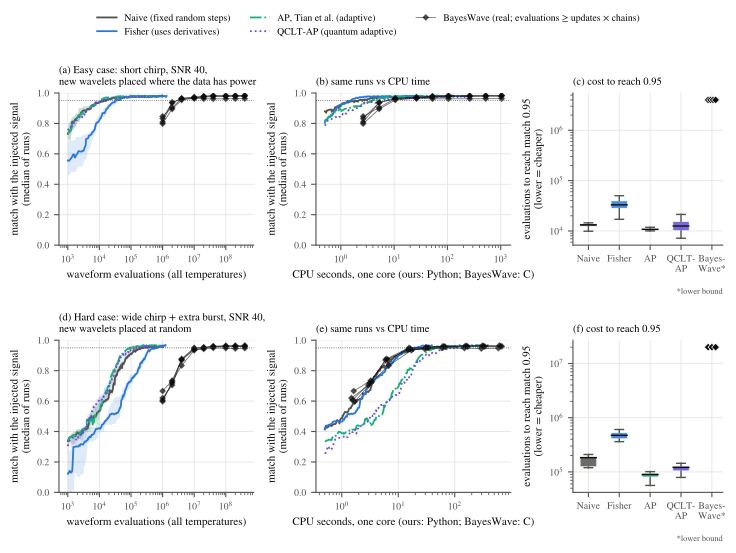

Here is the Python script that generated this plot:
"""Cost-fair comparison: accuracy vs number of waveform evaluations.

On a quantum computer each evaluation of the waveform/likelihood is an oracle call, so that, not the number
of iterations, is the cost that matters. A Fisher move needs the waveform's derivatives (about 20 extra
waveform evaluations per move), while naive, AP and QCLT-AP moves need one. Every sampler gets a similar
budget of waveform evaluations (~1.3 million, summed over all temperatures); AP and QCLT-AP use Tian et al.'s
fixed untuned proposal (not Fisher) for their warm-up and fallback moves, so they are derivative-free.

Samplers: rw (naive: fixed random steps of 1% of each range), fisher, ap_nb (AP, Tian et al.), qclt_nb (QCLT-AP).
Conditions: easy (short chirp, data-driven birth) and hard (wide chirp + burst, random birth), both at SNR 40.

Run:   python3.12 cost_benchmark.py              -> figures/cost_benchmark.pdf
       python3.12 cost_benchmark.py --plot-only
"""
import os
import pickle
import sys
import time
from pathlib import Path

import numpy as np

import tdrjmcmc_qclt as T

SEEDS = 8
ITERS = {"rw": 150_000, "fisher": 12_000, "ap_nb": 150_000, "qclt_nb": 150_000}
METHODS = list(ITERS)
CONDS = [
    dict(name="easy", label="Easy case: short chirp, SNR 40,\nnew wavelets placed where the data has power",
         data="chirp", snr=40.0, birth="tf", kmax=10, tmax=800.0),
    dict(name="hard", label="Hard case: wide chirp + extra burst, SNR 40,\nnew wavelets placed at random",
         data="hard", snr=40.0, birth="prior", kmax=20, tmax=1600.0),
]
OUT = Path(__file__).parent / "figures"
DATA = Path(__file__).parent / "data"
STORE = DATA / "cost_benchmark.pkl"
THRESH = 0.95
NAME = {"rw": "Naive (fixed random steps)", "fisher": "Fisher (uses derivatives)",
        "ap_nb": "AP, Tian et al. (adaptive)", "qclt_nb": "QCLT-AP (quantum adaptive)"}


def _job(args):
    cond, method, seed = args
    T.DATASET, T.SNR_INJ, T.BIRTH, T.K_MAX, T.T_MAX = cond["data"], cond["snr"], cond["birth"], cond["kmax"], cond["tmax"]
    T.T0, T.N_MIN_HIST, T.AP_FALLBACK = 500, 10, "rw"
    n = ITERS[method]
    t0 = time.process_time()
    r = T.run(method, 700 + seed, n, n // 2, record_waves=False)
    step = max(1, n // 6000)                                 # keep ~6000 points per run
    return dict(cond=cond["name"], method=method, seed=seed, match=r["match"][::step].astype(np.float32),
                evals=r["evals"][::step], iters=np.arange(0, n, step), cpu=time.process_time() - t0,
                n=n, total_evals=int(r["evals"][-1]))


def run_all():
    from multiprocessing import Pool
    jobs = [(c, m, s) for c in CONDS for m in METHODS for s in range(SEEDS)]
    jobs.sort(key=lambda j: -ITERS[j[1]])                    # long jobs first
    t = time.time()
    with Pool(8) as pool:                     # 8 workers: memory headroom
        res = pool.map(_job, jobs, chunksize=1)
    print(f"{len(jobs)} runs in {time.time() - t:.0f}s", flush=True)
    with open(STORE, "wb") as f:
        pickle.dump(res, f)


def hit(r):
    i = np.argmax(r["match"] >= THRESH)
    return (r["evals"][i], r["iters"][i], r["cpu"] * r["iters"][i] / r["n"]) if r["match"][i] >= THRESH else (np.nan,) * 3


def plot():
    import matplotlib as mpl
    from matplotlib import pyplot as plt
    with open(STORE, "rb") as f:
        res = pickle.load(f)
    mpl.rcParams.update({
        "font.family": "STIXGeneral", "mathtext.fontset": "stix", "font.size": 8, "axes.labelsize": 8,
        "axes.titlesize": 8.5, "xtick.labelsize": 7, "ytick.labelsize": 7, "legend.fontsize": 7,
        "axes.edgecolor": T.MUTED, "axes.labelcolor": T.INK, "xtick.color": T.MUTED, "ytick.color": T.MUTED,
        "pdf.fonttype": 42, "ps.fonttype": 42,
    })
    fig, axes = plt.subplots(len(CONDS), 3, figsize=(7.4, 2.7 * len(CONDS)),
                             gridspec_kw=dict(width_ratios=[1.3, 1.3, 1]))
    print(f"\nwaveform evaluations to reach match {THRESH} (median over {SEEDS} runs; runs that got there):")
    for row, c in enumerate(CONDS):
        for m in METHODS:
            rr = [r for r in res if r["cond"] == c["name"] and r["method"] == m]
            grid = np.geomspace(1e3, max(r["total_evals"] for r in rr), 300)
            ys = np.array([np.interp(grid, r["evals"], r["match"], left=np.nan, right=np.nan) for r in rr])
            lo, med, hi = np.nanpercentile(ys, [25, 50, 75], axis=0)
            col, ls = T.COLORS[m], T.LSTYLE.get(m, "-")
            axes[row, 0].fill_between(grid, lo, hi, color=col, alpha=0.15, lw=0)
            axes[row, 0].plot(grid, med, ls, color=col, lw=1.3, label=NAME[m])
            ycpu = np.array([np.interp(np.geomspace(0.5, r["cpu"], 300), r["cpu"] * r["iters"] / r["n"], r["match"])
                             for r in rr])
            xcpu = np.geomspace(0.5, np.median([r["cpu"] for r in rr]), 300)
            axes[row, 1].plot(xcpu, np.median(ycpu, axis=0), ls, color=col, lw=1.3)
            h = np.array([hit(r) for r in rr])
            print(f"  [{c['name']}] {NAME[m]:30s} {np.nanmedian(h[:, 0]):12.3g} evals "
                  f"({np.isfinite(h[:, 0]).sum()}/{len(rr)}), {np.nanmedian(h[:, 2]):6.1f} CPU s")
            bp = axes[row, 2].boxplot([h[np.isfinite(h[:, 0]), 0]], positions=[METHODS.index(m)], widths=0.55,
                                      patch_artist=True, showfliers=False, medianprops=dict(color=T.INK, lw=1),
                                      whiskerprops=dict(color=T.MUTED), capprops=dict(color=T.MUTED))
            bp["boxes"][0].set(facecolor=col, alpha=0.85, edgecolor="white")
        # real BayesWave on the same signal (evaluations = model updates x chains: a lower bound)
        import bw_ref
        case = 40 if c["name"] == "easy" else "hard"
        bw_cs = bw_ref.curves(case)
        if bw_cs:
            for k, bc in enumerate(bw_cs):
                axes[row, 0].plot(bc["evals"], bc["match"], "D-", ms=2.5, lw=0.6, color=bw_ref.COLOR, alpha=0.6,
                                  label="BayesWave (real; evaluations ≥ updates × chains)" if k == 0 else None)
                axes[row, 1].plot(bc["cpu"], bc["match"], "D-", ms=2.5, lw=0.6, color=bw_ref.COLOR, alpha=0.6)
            hb = bw_ref.first_hit(case, THRESH, "evals")
            hc = bw_ref.first_hit(case, THRESH, "cpu")
            print(f"  [{c['name']}] {'BayesWave (real, lower bound)':30s} {np.nanmedian(hb):12.3g} evals "
                  f"({np.isfinite(hb).sum()}/{len(hb)}), {np.nanmedian(hc):6.1f} CPU s (compiled C)")
            if np.isfinite(hb).any():                     # few runs at shared checkpoints: show each run
                ok = hb[np.isfinite(hb)]
                axes[row, 2].plot(len(METHODS) + np.linspace(-0.12, 0.12, len(ok)), ok, "D", ms=4,
                                  color=bw_ref.COLOR, mec="white", mew=0.5)
        for ax in axes[row, :2]:
            ax.set_xscale("log")
            ax.set_ylim(0, 1)
            ax.axhline(THRESH, color=T.MUTED, lw=0.6, ls=":")
            ax.set_ylabel("match with the injected signal\n(median of runs)")
        axes[row, 0].set_xlabel("waveform evaluations (all temperatures)")
        axes[row, 1].set_xlabel("CPU seconds, one core (ours: Python; BayesWave: C)")
        axes[row, 0].set_title(f"({'ad'[row]}) {c['label']}", loc="left", fontsize=7.6)
        axes[row, 1].set_title(f"({'be'[row]}) same runs vs CPU time", loc="left", fontsize=7.6)
        ax = axes[row, 2]
        ax.set_yscale("log")
        ax.set_xticks(range(len(METHODS) + 1))
        ax.set_xticklabels(["Naive", "Fisher", "AP", "QCLT-\nAP", "Bayes-\nWave*"])
        ax.text(1.0, -0.32, "*lower bound", transform=ax.transAxes, ha="right", fontsize=6, color=T.MUTED)
        ax.set_ylabel(f"evaluations to reach match {THRESH}\n(lower = cheaper)")
        ax.set_title(f"({'cf'[row]}) cost to reach {THRESH}", loc="left", fontsize=7.6)
        for ax in axes[row]:
            ax.grid(color=T.GRIDC, lw=0.6); ax.set_axisbelow(True)
            for sp in ("top", "right"):
                ax.spines[sp].set_visible(False)
    h, l = axes[0, 0].get_legend_handles_labels()
    fig.legend(h, l, loc="upper center", ncol=3, frameon=False, bbox_to_anchor=(0.5, 1.04), fontsize=7)
    fig.tight_layout(rect=(0, 0, 1, 0.95), h_pad=1.5, w_pad=1.0)
    fig.savefig(OUT / "cost_benchmark.pdf", bbox_inches="tight")
    if os.environ.get("FIG_PREVIEW_DIR"):           # PNG previews only outside the repo (PDF is the figure)
        fig.savefig(Path(os.environ["FIG_PREVIEW_DIR"]) / "cost_benchmark.png", dpi=110, bbox_inches="tight")
    print("saved", OUT / "cost_benchmark.pdf")


if __name__ == "__main__":
    OUT.mkdir(exist_ok=True)
    DATA.mkdir(exist_ok=True)
    if "--plot-only" not in sys.argv:
        run_all()
    plot()
